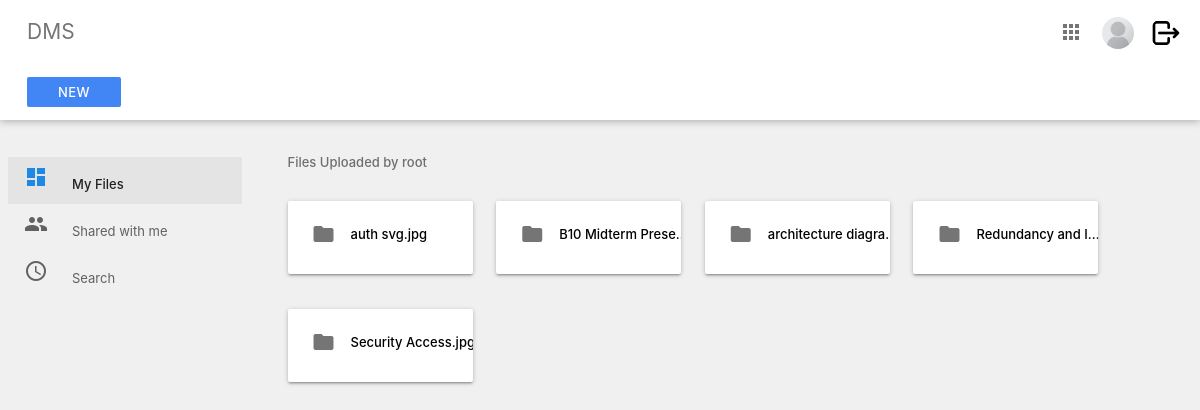
Page /index/ (signed in) on the earlier database version.
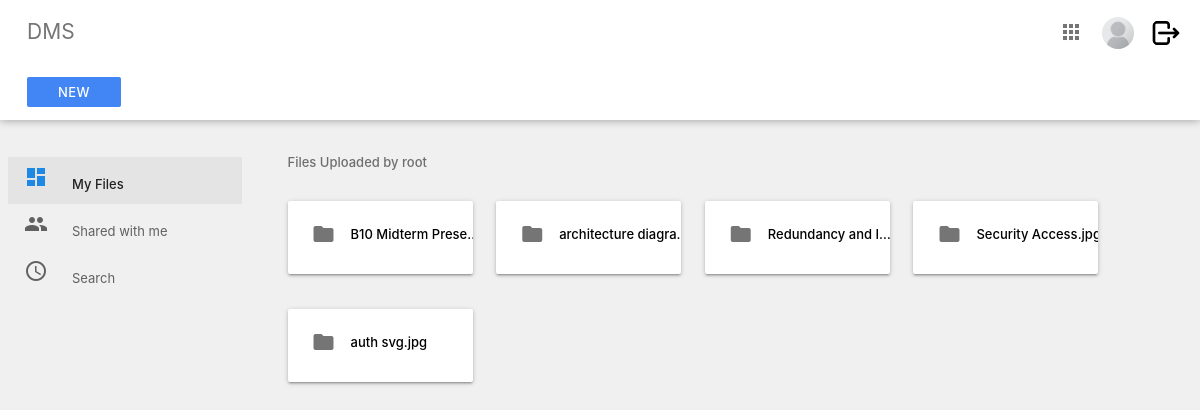
Same page on the later database version.
### System/models.py (models this page shows, shortened)
class Files(models.Model):
    groupchoices = models.TextChoices('groupchoices', 'management all accounting sales tech')
    name = models.CharField(max_length=100)
    org_name = models.CharField(max_length=100, blank=True, null=True)
    extension = models.CharField(max_length=10, blank=True, null=True)
    file = models.FileField(upload_to='files/')
    group = models.CharField(max_length=100,
                             default='all',
                             choices=groupchoices.choices)
    uploaded_by = models.ForeignKey(User, on_delete=models.SET_NULL, null=True, blank=True)
    version = models.IntegerField(default='1')
    active = models.BooleanField(default=True)
    created_at = models.DateTimeField(auto_now_add=True)
    new_version = models.BooleanField(default=False)
    file_content = models.TextField(blank=True, null=True)
    locked = models.BooleanField(default=False)
    @property
    def fileURL(self):
        try:
            url = self.file.url
        except:
            url = None
        return url

class Version_control(models.Model):
    groupchoices = models.TextChoices('groupchoices', 'management all accounting sales tech')
    name = models.CharField(max_length=100)
    file = models.FileField(upload_to='files/version/')
    org_name = models.CharField(max_length=100, blank=True, null=True)
    extension = models.CharField(max_length=10, blank=True, null=True)
    version = models.IntegerField(default='2')
    prev_version = models.ForeignKey(Files, on_delete=models.SET_NULL, null=True, blank=True)
    pre_ver_control = models.ForeignKey('self', on_delete=models.SET_NULL, null=True, blank=True)
    group = models.CharField(max_length=100,
                             default='all',
                             choices=groupchoices.choices)
    uploaded_by = models.ForeignKey(User, on_delete=models.SET_NULL, null=True, blank=True)
    created_at = models.DateTimeField(auto_now_add=True)
    new_version = models.BooleanField(default=False)
    file_content = models.TextField(blank=True, null=True)
    locked = models.BooleanField(default=False)
    @property
    def fileURL(self):
        try:
            url = self.file.url
        except:
            url = None
        return url

### System/views.py (the view)
# urls.py: path('index/', include("System.urls")),
@login_required(login_url='login')
def index(request):
    if not check_user_status(request):
        messages.error(request, 'Your account is not active. Please contact admin to activate your account.')
        return redirect('logout')
    user = UserInfo.objects.get(user=request.user)
    files = Files.objects.filter(uploaded_by=request.user, new_version=False)
    new_ver = Version_control.objects.filter(uploaded_by=request.user, new_version=False)
    context = {'index':'index','user':user}
    if new_ver.count() > 0:
        context = {'data1': new_ver, 'index':'index', 'user':user}
    if files.count() > 0:
        context = {'data': files, 'index':'index', 'user':user}
    if new_ver.count() > 0 and files.count() > 0:
         context = {'data': files, 'data1':new_ver, 'index':'index', 'user':user}
    return render(request, 'dms/index.html', context)

### System/utils.py (called while the page is built)
def check_user_status(request):
    user = UserInfo.objects.get(user=request.user)
    if user.active == True:
        return True
    else:
        return False

### Users/models.py (called while the page is built)
    @property
    def imageURL(self):
        try:
            url = self.image.url
        except:
            url = '/media/placeholder.png'
        return url

### template/dms/index.html (shortened to what this page needs)
{% extends  'dms/section/main.html'%}
{% load static %}
{% block content %}
    <div class="main">
      <div class="container-fluid">
        <p class="subheader">Files Uploaded by {{request.user}} </p>
        {% if data %}
        {% for d in data %}
        <div class="card-panel folder">
          <a href="{% url 'view' pk=d.id type='file' %}">
            <i class=" material-icons left">folder</i>
          </a>
          <div class="tooltip"><a href="{{d.fileURL}}" style="text-decoration: none;color: black; overflow: hidden;" onMouseOver="this.style.color='blue'"
            onMouseOut="this.style.color='black'"><div class="short">{{d.org_name}}.{{d.extension}}</div>
           </a> <span class="tooltiptext">Version : {{d.version}}</span>
          </div>
        </div>
        {%endfor%}
        {%endif%}
        {% if data1 %}
        {% for d in data1 %}
        <div class="card-panel folder">
          <a href="{% url 'view' pk=d.id type='version' %}" >
            <i class=" material-icons left">folder</i>
          </a>
          <div class="tooltip"><a href="{{d.fileURL}}" style="text-decoration: none;color: black; overflow: hidden;" onMouseOver="this.style.color='blue'"
            onMouseOut="this.style.color='black'"><div class="short">{{d.org_name}}.{{d.extension}}</div>
           </a> <span class="tooltiptext">Version : {{d.version}}</span>
          </div>
        </div>
        {%endfor%}
        {%endif%}
      </div>
    </div>
    {% endblock %}

Differences in the rows shown:
removed Files: org_name "auth svg", extension "jpg"
added Version_control: org_name "auth svg", extension "jpg"
